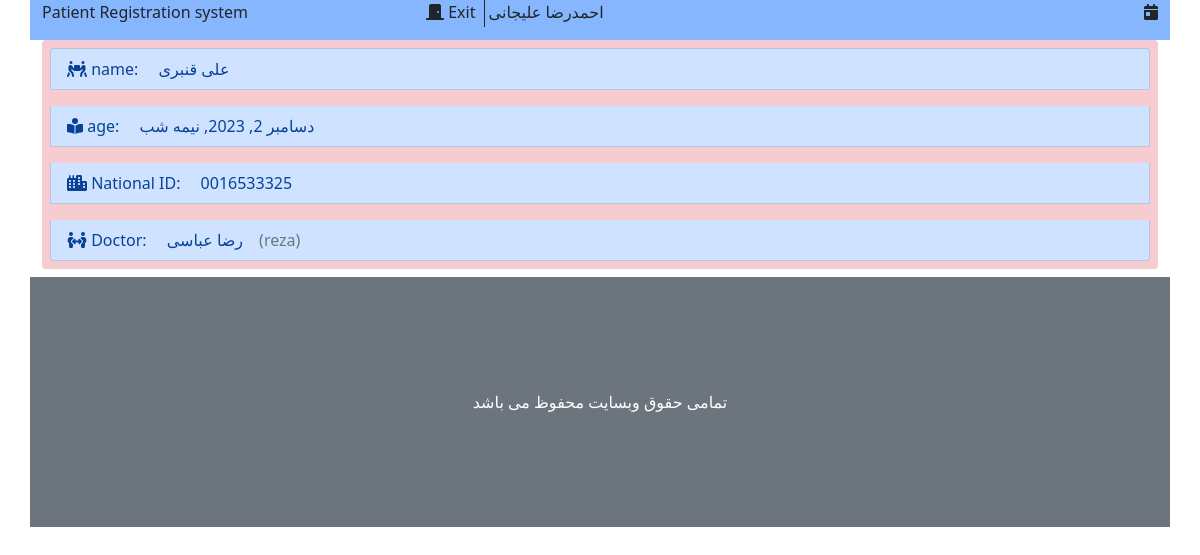
The page /visit/detail/0016533325/ (signed in) on the database its author committed.
### account/models.py (models this page shows, shortened)
class profile(models.Model):
    class Meta:
        verbose_name = 'ساخت حساب دکتر'
        verbose_name_plural = 'ساخت حساب دکتر'
    user = models.OneToOneField(User, on_delete=models.CASCADE, verbose_name='حساب کاربری', null=True)
    fullname = models.CharField('نام کامل', max_length=120, default='')
    age = models.IntegerField('سن', null=True)
    city = models.CharField('شهر', max_length=50, null=True)
    phone = models.CharField('تلفن', max_length=12, null=True)
    Secretary, Doctor, AdminSystem = 0, 1, 2
    role_list = [(Secretary, 'منشی (سطح 0)'), (Doctor, 'دکتر (سطح 1)'), (AdminSystem, 'ادمین سیستم (سطح 3)')]
    role = models.IntegerField('سطح دسترسی', choices=role_list, null=True, default=0, blank=True)
    General, Specialist, SuperSpecialist = 0, 1, 2
    deg = [(General, 'عمومی'), (Specialist, 'تخصص'), (SuperSpecialist, 'فوق تخصص')]
    degree = models.IntegerField('درجه تحصیلی', choices=deg, null=True, blank=True)
    title = models.CharField('عنوان دکتر', null=True, max_length=50)
    address = models.TextField('آدرس', null=True)

### visit/models.py (models this page shows, shortened)
class Patient(models.Model):
    class Meta:
        verbose_name = 'بیمار'
        verbose_name_plural = 'بیمار'
    file_number = models.CharField(primary_key=True, max_length=10)
    fullname = models.CharField('نام کامل', max_length=120)
    age = models.DateTimeField('تاریخ تولد', null=True)
    doctor = models.ForeignKey('account.profile', on_delete=models.DO_NOTHING, verbose_name='دکتر')
    phone = models.CharField('تلفن', max_length=11, null=True)

### visit/views.py (the view)
# urls.py: path('detail/<str:fileNumber>/', patient_detail, name='patient_detail'),
@login_required()
def patient_detail(request, fileNumber):
    patient_file = get_object_or_404(Patient, file_number=fileNumber)
    context = {
        'patient': patient_file,
        'date': time_now
    }
    return render(request, 'visit/patient_detail.html', context)

### visit/templates/visit/patient_detail.html (shortened to what this page needs)
{% extends "visit/_base.html" %}
{% load static %}
{% block main %}
    <ul class="list-group bg-danger bg-opacity-25 text-start">
        <li class="list-group-item list-group-item-primary m-2">
            <i class="fa fa-people-carry"></i>
            <span>name: </span>
            <span class="p-2 m-2">{{ patient.fullname }}</span>
        </li>
        <li class="list-group-item list-group-item-primary m-2">
            <i class="fa fa-book-reader"></i>
            <span>age: </span>
            <span class="p-2 m-2">{{ patient.age }}</span>
        </li>
        <li class="list-group-item list-group-item-primary m-2">
            <i class="fa fa-city"></i>
            <span>National ID: </span>
            <span class="p-2 m-2">{{ patient.file_number }}</span>
        </li>
        <li class="list-group-item list-group-item-primary m-2">
            <i class="fa fa-people-arrows"></i>
            <span>Doctor: </span>
            <span class="p-2 m-2">{{ patient.doctor.fullname }}</span><span class="text-muted">({{ patient.doctor.user.username}})</span>
        </li>
    </ul>
{% endblock %}

### visit/templates/visit/_base.html (shortened to what this page needs)
{% load static %}
<!DOCTYPE html>
<html lang="en">
<head>
    <link rel="stylesheet" href="{% static "visit/css/bootstrap.css" %}">
    <link rel="stylesheet" href="{% static "visit/css/all.css" %}">
</head>
<body>
<div class="container">
    <div class="header">
        <div class="row bg-primary bg-opacity-50">
            <div class="col-4 text-start">
                <p class=""><a href="{% url "visit:main_page" %}" class="text-decoration-none text-dark">Patient Registration system</a></p>
            </div>
            <div class="col-4 center-block">
                {% if user.is_authenticated %}
                    <a class="text-decoration-none border-dark border-end p-1 text-dark" href="{% url "account:logout_view" %}">
                        <i class="fa fa-door-closed"></i>
                        Exit
                    </a>
                    {% if user.profile.fullname == ""%}
                        <span class="p-1"> {{ user.get_username }}</span>
                    {% else %}
                        <span class="p-1">{{ user.profile.fullname }}</span>
                    {% endif %}
                {% endif %}
            </div>
            <div class="col-4 text-end">
            <i class="fa fa-calendar-day"></i>
            </div>
        </div>
    </div>
    <div class="content">
        {% block main %}
        {% endblock %}
    </div>
    <div class="footer">
         <div class="row align-items-center bg-secondary my-2" style="height: 250px">
            <span class="text-center text-white">تمامی حقوق وبسایت محفوظ می باشد</span>
         </div>
    </div>
</div>
</body>
</html>

### visit/static/visit/css/all.css (style rules this page uses)
.fa-calendar-day:before { content: "\f783"; }
.fa-city:before { content: "\f64f"; }
.fa-door-closed:before { content: "\f52a"; }
.fa-people-arrows:before { content: "\e068"; }

### rows shown on the page
Patient: fullname "علی قنبری", age "دسامبر 2, 2023, نیمه شب", file_number "0016533325", doctor.fullname "رضا عباسی", doctor.user.username "reza"

### other values the page prints
{{ user.profile.fullname }} "احمدرضا علیجانی"
